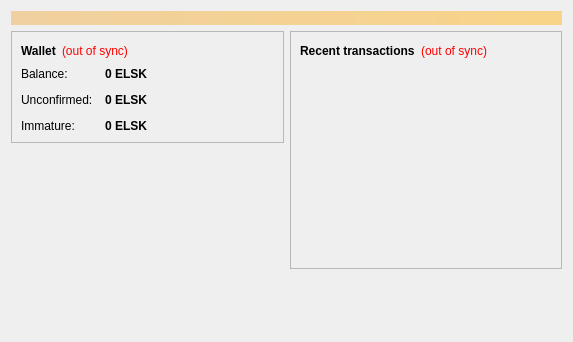
<?xml version="1.0" encoding="UTF-8"?>
<ui version="4.0">
 <class>OverviewPage</class>
 <widget class="QWidget" name="OverviewPage">
  <property name="geometry">
   <rect>
    <x>0</x>
    <y>0</y>
    <width>573</width>
    <height>342</height>
   </rect>
  </property>
  <property name="windowTitle">
   <string>Form</string>
  </property>
  <layout class="QVBoxLayout" name="topLayout">
   <item>
    <widget class="QLabel" name="labelAlerts">
     <property name="visible">
      <bool>false</bool>
     </property>
     <property name="styleSheet">
      <string notr="true">background-color: qlineargradient(x1: 0, y1: 0, x2: 1, y2: 0, stop:0 #F0D0A0, stop:1 #F8D488); color:#000000;</string>
     </property>
     <property name="wordWrap">
      <bool>true</bool>
     </property>
     <property name="margin">
      <number>3</number>
     </property>
    </widget>
   </item>
   <item>
    <layout class="QHBoxLayout" name="horizontalLayout" stretch="1,1">
     <item>
      <layout class="QVBoxLayout" name="verticalLayout_2">
       <item>
        <widget class="QFrame" name="frame">
         <property name="frameShape">
          <enum>QFrame::StyledPanel</enum>
         </property>
         <property name="frameShadow">
          <enum>QFrame::Raised</enum>
         </property>
         <layout class="QVBoxLayout" name="verticalLayout_4">
          <item>
           <layout class="QHBoxLayout" name="horizontalLayout_4">
            <item>
             <widget class="QLabel" name="label_5">
              <property name="font">
               <font>
                <weight>75</weight>
                <bold>true</bold>
               </font>
              </property>
              <property name="text">
               <string>Wallet</string>
              </property>
             </widget>
            </item>
            <item>
             <widget class="QLabel" name="labelWalletStatus">
              <property name="toolTip">
               <string>The displayed information may be out of date. Your wallet automatically synchronizes with the eLifescoin network after a connection is established, but this process has not completed yet.</string>
              </property>
              <property name="styleSheet">
               <string notr="true">QLabel { color: red; }</string>
              </property>
              <property name="text">
               <string notr="true">(out of sync)</string>
              </property>
              <property name="alignment">
               <set>Qt::AlignLeading|Qt::AlignLeft|Qt::AlignVCenter</set>
              </property>
             </widget>
            </item>
            <item>
             <spacer name="horizontalSpacer_2">
              <property name="orientation">
               <enum>Qt::Horizontal</enum>
              </property>
              <property name="sizeHint" stdset="0">
               <size>
                <width>40</width>
                <height>20</height>
               </size>
              </property>
             </spacer>
            </item>
           </layout>
          </item>
          <item>
           <layout class="QFormLayout" name="formLayout_2">
            <property name="fieldGrowthPolicy">
             <enum>QFormLayout::AllNonFixedFieldsGrow</enum>
            </property>
            <property name="horizontalSpacing">
             <number>12</number>
            </property>
            <property name="verticalSpacing">
             <number>12</number>
            </property>
            <item row="0" column="0">
             <widget class="QLabel" name="label">
              <property name="text">
               <string>Balance:</string>
              </property>
             </widget>
            </item>
            <item row="0" column="1">
             <widget class="QLabel" name="labelBalance">
              <property name="font">
               <font>
                <weight>75</weight>
                <bold>true</bold>
               </font>
              </property>
              <property name="cursor">
               <cursorShape>IBeamCursor</cursorShape>
              </property>
              <property name="toolTip">
               <string>Your current balance</string>
              </property>
              <property name="text">
               <string notr="true">0 ELSK</string>
              </property>
              <property name="textInteractionFlags">
               <set>Qt::LinksAccessibleByMouse|Qt::TextSelectableByKeyboard|Qt::TextSelectableByMouse</set>
              </property>
             </widget>
            </item>
            <item row="1" column="0">
             <widget class="QLabel" name="label_3">
              <property name="text">
               <string>Unconfirmed:</string>
              </property>
             </widget>
            </item>
            <item row="1" column="1">
             <widget class="QLabel" name="labelUnconfirmed">
              <property name="font">
               <font>
                <weight>75</weight>
                <bold>true</bold>
               </font>
              </property>
              <property name="cursor">
               <cursorShape>IBeamCursor</cursorShape>
              </property>
              <property name="toolTip">
               <string>Total of transactions that have yet to be confirmed, and do not yet count toward the current balance</string>
              </property>
              <property name="text">
               <string notr="true">0 ELSK</string>
              </property>
              <property name="textInteractionFlags">
               <set>Qt::LinksAccessibleByMouse|Qt::TextSelectableByKeyboard|Qt::TextSelectableByMouse</set>
              </property>
             </widget>
            </item>
            <item row="2" column="0">
             <widget class="QLabel" name="labelImmatureText">
              <property name="text">
               <string>Immature:</string>
              </property>
             </widget>
            </item>
            <item row="2" column="1">
             <widget class="QLabel" name="labelImmature">
              <property name="font">
               <font>
                <weight>75</weight>
                <bold>true</bold>
               </font>
              </property>
              <property name="toolTip">
               <string>Mined balance that has not yet matured</string>
              </property>
              <property name="text">
               <string notr="true">0 ELSK</string>
              </property>
              <property name="textInteractionFlags">
               <set>Qt::LinksAccessibleByMouse|Qt::TextSelectableByKeyboard|Qt::TextSelectableByMouse</set>
              </property>
             </widget>
            </item>
           </layout>
          </item>
         </layout>
        </widget>
       </item>
       <item>
        <spacer name="verticalSpacer">
         <property name="orientation">
          <enum>Qt::Vertical</enum>
         </property>
         <property name="sizeHint" stdset="0">
          <size>
           <width>20</width>
           <height>40</height>
          </size>
         </property>
        </spacer>
       </item>
      </layout>
     </item>
     <item>
      <layout class="QVBoxLayout" name="verticalLayout_3">
       <item>
        <widget class="QFrame" name="frame_2">
         <property name="frameShape">
          <enum>QFrame::StyledPanel</enum>
         </property>
         <property name="frameShadow">
          <enum>QFrame::Raised</enum>
         </property>
         <layout class="QVBoxLayout" name="verticalLayout">
          <item>
           <layout class="QHBoxLayout" name="horizontalLayout_2">
            <item>
             <widget class="QLabel" name="label_4">
              <property name="text">
               <string>&lt;b&gt;Recent transactions&lt;/b&gt;</string>
              </property>
             </widget>
            </item>
            <item>
             <widget class="QLabel" name="labelTransactionsStatus">
              <property name="toolTip">
               <string>The displayed information may be out of date. Your wallet automatically synchronizes with the eLifescoin network after a connection is established, but this process has not completed yet.</string>
              </property>
              <property name="styleSheet">
               <string notr="true">QLabel { color: red; }</string>
              </property>
              <property name="text">
               <string notr="true">(out of sync)</string>
              </property>
              <property name="alignment">
               <set>Qt::AlignRight|Qt::AlignTrailing|Qt::AlignVCenter</set>
              </property>
             </widget>
            </item>
            <item>
             <spacer name="horizontalSpacer">
              <property name="orientation">
               <enum>Qt::Horizontal</enum>
              </property>
              <property name="sizeHint" stdset="0">
               <size>
                <width>40</width>
                <height>20</height>
               </size>
              </property>
             </spacer>
            </item>
           </layout>
          </item>
          <item>
           <widget class="QListView" name="listTransactions">
            <property name="styleSheet">
             <string notr="true">QListView { background: transparent; }</string>
            </property>
            <property name="frameShape">
             <enum>QFrame::NoFrame</enum>
            </property>
            <property name="verticalScrollBarPolicy">
             <enum>Qt::ScrollBarAlwaysOff</enum>
            </property>
            <property name="horizontalScrollBarPolicy">
             <enum>Qt::ScrollBarAlwaysOff</enum>
            </property>
            <property name="selectionMode">
             <enum>QAbstractItemView::NoSelection</enum>
            </property>
           </widget>
          </item>
         </layout>
        </widget>
       </item>
       <item>
        <spacer name="verticalSpacer_2">
         <property name="orientation">
          <enum>Qt::Vertical</enum>
         </property>
         <property name="sizeHint" stdset="0">
          <size>
           <width>20</width>
           <height>40</height>
          </size>
         </property>
        </spacer>
       </item>
      </layout>
     </item>
    </layout>
   </item>
  </layout>
 </widget>
 <resources/>
 <connections/>
</ui>
